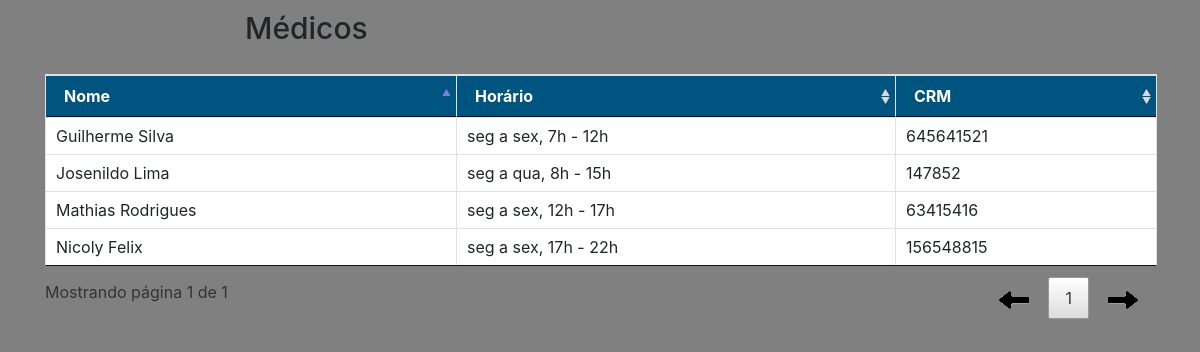
The app's page /listagem-med-cons2.php with its own data.
### tables this page shows
CREATE TABLE IF NOT EXISTS `medico` (
  `idmed` int(11) NOT NULL AUTO_INCREMENT,
  `nome` varchar(30) NOT NULL,
  `horario` varchar(50) NOT NULL,
  `cpf` varchar(15) NOT NULL,
  `rg` varchar(15) NOT NULL,
  `crm` varchar(15) NOT NULL,
  `telefone` varchar(15) NOT NULL,
  `endereco` varchar(50) NOT NULL,
  `sexo` varchar(10) DEFAULT NULL,
  `senha` varchar(32) NOT NULL,
  PRIMARY KEY (`idmed`)
);

### listagem-med-cons2.php (the view, shortened to what this page needs)
<?php
    require_once 'conexao.php';
?>
<!DOCTYPE html>
<html lang="pt-br">
<head>
    <link rel="stylesheet" href="css/bootstrap.min.css">
    <link rel="stylesheet" href="css/datatable.css">
    <link rel="stylesheet" href="css/dataTables.bootstrap.min.css">
    <link rel="stylesheet" href="css/list-med3.css">
</head>
<body>
<div class="container" style="height:100px;">
        <h1 style="position:relative;top:10px;font-size:30px;">Médicos</h1>
        <table id="tabela" class="table table-bordered table-hover">
            <thead>
                <tr class="th">
                    <th>Nome</th>
                    <th>Horário</th>
                    <th>CRM</th>
                </tr>
            </thead>
            <tbody>
                <?php
                    $sql = "SELECT * FROM medico";
                    $resultado = mysqli_query($conn, $sql);
                    while($row = mysqli_fetch_array($resultado)):
                ?>
                <tr>
                    <td><?php echo utf8_encode($row['nome'])?></td>
                    <td><?php echo utf8_encode($row['horario'])?></td>
                    <td><?php echo $row['crm']?></td>
                </tr>
                <?php
                    endwhile;
                ?>
            </tbody>
        </table>
    </div>
</body>
</html>

### css/datatable.css (style rules this page uses)
table.dataTable { width:100%;margin:0 auto;clear:both;border-collapse:separate;border-spacing:0 }
table.dataTable thead th,table.dataTable tfoot th { font-weight:bold }
table.dataTable thead th,table.dataTable thead td { padding:10px 18px;border-bottom:1px solid #111 }
table.dataTable thead .sorting,table.dataTable thead .sorting_asc,table.dataTable thead .sorting_desc,table.dataTable thead .sorting_asc_disabled,table.dataTable thead .sorting_desc_disabled { cursor:pointer;*cursor:hand;background-repeat:no-repeat;background-position:center right }
table.dataTable thead .sorting { background-image:url("../images/sort_both.png") }
table.dataTable thead .sorting_asc { background-image:url("../images/sort_asc.png") }
table.dataTable tbody tr { background-color:#ffffff }
table.dataTable tbody th,table.dataTable tbody td { padding:8px 10px }
table.dataTable.no-footer { border-bottom:1px solid #111 }
table.dataTable,table.dataTable th,table.dataTable td { box-sizing:content-box }

### css/list-med3.css (style rules this page uses)
body { background-color: gray; }
h1 { margin-left: 200px; }
.th { color: white; background-color: #005580; }

### records on screen
medico: nome "Guilherme Silva", horario "seg a sex, 7h - 12h", crm "645641521"
medico: nome "Mathias Rodrigues", horario "seg a sex, 12h - 17h", crm "63415416"
medico: nome "Nicoly Felix", horario "seg a sex, 17h - 22h", crm "156548815"
medico: nome "Josenildo Lima", horario "seg a qua, 8h - 15h", crm "147852"
